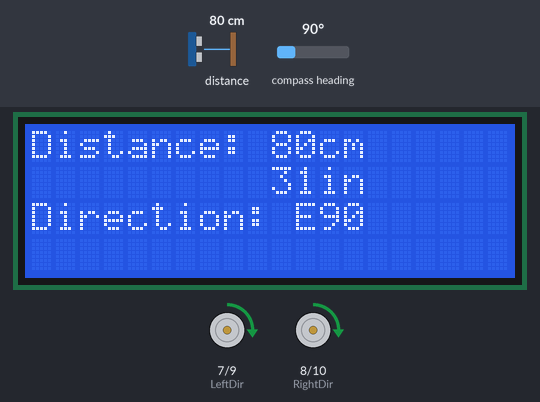
The sketch below on a simulated Arduino Mega 2560, built with avr-gcc and run on an emulated ATmega2560. Shown: 20×4 character LCD, direction and speed pins drawn as motors (green arrow = direction pin HIGH = forward, orange = LOW = backward, longer = more drive). Wiring (inferred from the names in the program): CMPS compass at I2C address 0x60. Inputs (shaded band) come from the test bench; at power-on: distance to the obstacle 80 cm, compass heading 90°. What the sketch prints to the serial monitor is not drawn.

Above: at 1.2 s.
1.3 s: distance to the obstacle set to 2 cm
At 2.11 s:
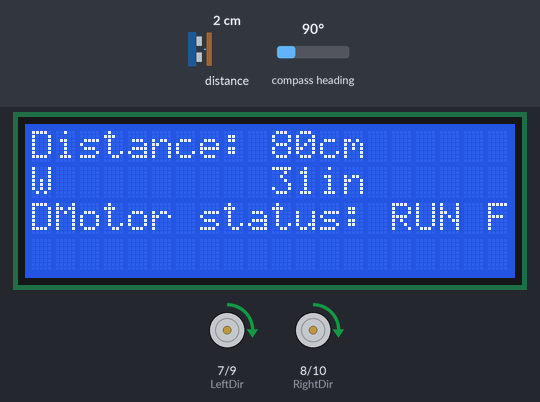
At 3.0 s:
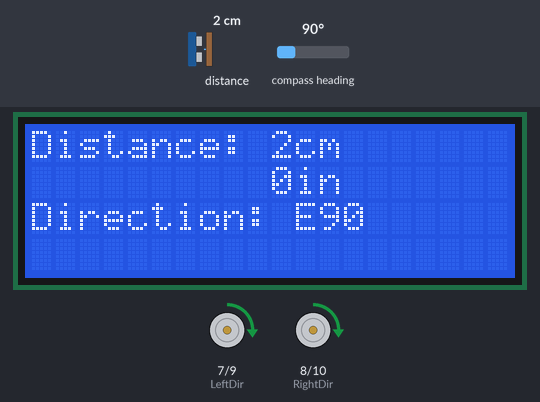
5.4 s: compass heading set to 7°
9.5 s: compass heading set to 180°
Timing chart, 0 to 12.5 s (numbered marks = the images above; inputs shaded):
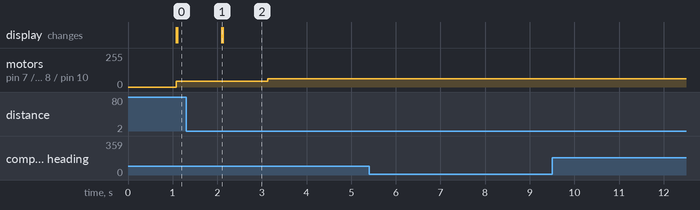

Measured:
- after the input at 1.3 s, motor on pin 7 (LeftDir) / pin 9 (LeftPWM), motor on pin 8 (RightDir) / pin 10 (RightPWM): forward 42/255 → forward 63/255 after 1.8 s; the display: first differs from a run without the input after 0.82 s (image 2)

The sketch:

lidar.ino
```cpp
#include <LiquidCrystal.h>
#include <Wire.h>
#include <LIDARLite.h>
LiquidCrystal lcd(37,36,35,34,33,32);
const int LeftPWM = 9;
const int LeftDir = 7;
const int RightPWM = 10;
const int RightDir = 8;
#define _i2cAddress 0x60
  #define BEARING_Register 2
  #define COMMUNICATION_TIMEOUT 1000
  #define TIMEOUT_MICROSECONDS 1000
  #define ONE_BYTE   1
  #define TWO_BYTES  2
  #define FOUR_BYTES 4
  #define SIX_BYTES  6
  byte _byteHigh;
  byte _byteLow;
  int bearing;
  signed char pitch;
  signed char roll;
int distancecm;
int distancein;
LIDARLite lidarLite;

void setup() {
Serial.begin(9600);
lcd.begin(20,4);         //set 16 columns and 2 rows of 16x2 LCD
  lidarLite.begin(0, true);   //set config to default and I2C to 400kHz, starts I2C
  lidarLite.configure(0);     //there are 6 different configs available, 0 is default
  Wire.begin();
}
void ReadCompass()
{
  // Setup timeout parameter
  int timeout = COMMUNICATION_TIMEOUT;

  // Begin communication with CMPS14
  Wire.beginTransmission(_i2cAddress);

  // Tell register you want some data
  Wire.write(BEARING_Register);

  // End the transmission
  int nackCatcher = Wire.endTransmission();

  // Return if we have a connection problem
  if(nackCatcher != 0){bearing = 0; pitch = 0;  roll = 0; return;}

  // Request 4 bytes from CMPS14
  Wire.requestFrom(_i2cAddress , FOUR_BYTES);

  // Wait for the bytes to arrive.
  // Don't wait forever as this will hang the whole program
  while((Wire.available() < FOUR_BYTES) && (timeout-- >0))
    delay(1);

  // Timed out so return
  if (timeout <= 0) {bearing = 0; pitch = 0;  roll = 0; return;}

  // Read the values
  _byteHigh = Wire.read(); _byteLow = Wire.read();
  bearing = ((_byteHigh<<8) + _byteLow) / 10;

  // Read the values
  pitch = Wire.read();

  // Read the values
  roll = Wire.read();

}

int16_t getBearing()
{
  // Setup timeout parameter
  int timeout = COMMUNICATION_TIMEOUT;

  // Begin communication with CMPS14
  Wire.beginTransmission(_i2cAddress);

  // Tell register you want some data
  Wire.write(BEARING_Register);

  // End the transmission
  int nackCatcher = Wire.endTransmission();

  // Return if we have a connection problem
  if(nackCatcher != 0){return 0;}

  // Request 2 bytes from CMPS14
  Wire.requestFrom(_i2cAddress , TWO_BYTES);

  // Wait for the bytes to arrive.
  // Don't wait forever as this will hang the whole program
  while((Wire.available() < TWO_BYTES) && (timeout-- >0))
    delay(1);

  // Timed out so return
  if (timeout <= 0) return -1;

  // Read the values
  _byteHigh = Wire.read();
  _byteLow = Wire.read();

  // Calculate full bearing
  bearing = ((_byteHigh<<8) + _byteLow) / 10;

  return bearing;
}
void loop() {
  String bear;
  ReadCompass();
  //assign bearing
  if(bearing >= 22 && bearing < 67) bear = "NE";
  else if(bearing >= 67 && bearing < 112) bear = "E";
  else if(bearing >= 112 && bearing < 157) bear = "SE";
  else if(bearing >= 157 && bearing < 202) bear = "S";
  else if(bearing >= 202 && bearing < 247) bear = "SW";
  else if(bearing >= 247 && bearing < 292) bear = "W";
  else if(bearing >= 292 && bearing < 337) bear = "NW";
  else bear = "N";


  distancecm = lidarLite.distance(false);    //without bias correction, faster distance measurements performed
  distancein = distancecm*0.3937;           //1cm = 0.3937in
   lcd.clear();
  lcd.print("Distance: ");
  lcd.print(distancecm);
  lcd.print("cm");
  lcd.setCursor(10,1);
  lcd.print(distancein);
  lcd.print("in");
  lcd.setCursor(0,2);
  lcd.print("Direction: ");
  lcd.print(bear);   lcd.print(bearing);
  delay(1000);
if (distancecm > 25){
analogWrite(RightPWM, 255/6);
analogWrite(RightDir,-1);
analogWrite(LeftPWM, 255/6);
analogWrite(LeftDir,-1);
  lcd.setCursor(1,2);
lcd.print("Motor status: RUN FW");
}
else if (distancecm < 24){
  int g = bearing - 135;
    ReadCompass();
  lcd.clear();
  lcd.println(g);
  Serial.println(g);
  lcd.println(bearing);
  Serial.println(bearing);
while (bearing > g){
  ReadCompass();
          lcd.clear();
  lcd.println(bearing);
  Serial.println(bearing);
analogWrite(RightPWM, 255/4);
analogWrite(RightDir,1);
analogWrite(LeftPWM, 255/4);
analogWrite(LeftDir,-1);
  }
  analogWrite(RightPWM, 255/255);
analogWrite(RightDir,1);
analogWrite(LeftPWM, 255/255);
analogWrite(LeftDir,-1);
  lcd.setCursor(1,1);
  lcd.print("Motor status: OFF");
  if (distancecm > 20){
analogWrite(RightPWM, 255/6);
analogWrite(RightDir,-1);
analogWrite(LeftPWM, 255/6);
analogWrite(LeftDir,-1);
  lcd.setCursor(1,2);
lcd.print("Motor status: RUN FW");
}
else if (distancecm < 19){
  int g = bearing - 135;
    ReadCompass();
  lcd.clear();
  lcd.println(g);
  Serial.println(g);
  lcd.println(bearing);
  Serial.println(bearing);
while (bearing > g){
  ReadCompass();
          lcd.clear();
  lcd.println(bearing);
  Serial.println(bearing);
analogWrite(RightPWM, 255/4);
analogWrite(RightDir,1);
analogWrite(LeftPWM, 255/4);
analogWrite(LeftDir,-1);
  }
  analogWrite(RightPWM, 255/255);
analogWrite(RightDir,-1);
analogWrite(LeftPWM, 255/255);
analogWrite(LeftDir,-1); delay(5000);
  lcd.setCursor(1,1);
  lcd.print("Motor status: OFF");
}}}
```
